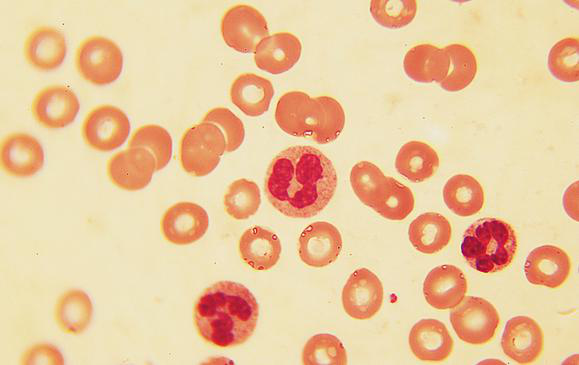
#> input picture lesson11/1.png, 579 x 365 px
$ python Analysis.py   (older library calls are emulated)
#> lines starting #> are read from the running program, lines starting #| are printed output that depends on the picture; after the words box and inside, x2 and y2 are one past the last pixel; in counts of white or black regions, pixels touching at a corner belong together
from moudle import *
def show_analysis(img1):
#    img1=imread('1.png',True)
#    edge=sobel(img1.astype(np.int))
    #阈值操作
    lst=np.array([1]*200+[0]*55)
    img1=lst[img1.astype(np.int32)]
    #填充洞
    binary_fill_holes(img1,output=img1)

    #标记并面积过滤
    img2=img1
    label(img1,generate_binary_structure(2, 1),output=img2)
    ls= regionprops(img2)
    lst=np.array([0]*(len(ls)+1))
    #面积以及偏心率过滤
    for i in ls:
        if i.area<1200: lst[i.label]=0
        else: lst[i.label]=i.label
    img1=lst[img2.astype(np.int32)]
    #去除了后label还是不变，重新label
    label(img1,generate_binary_structure(2, 1),output=img2)
    return img2
if __name__ == "__main__":
    fig1=plt.figure('show')
    img1=imread('1.png',True)
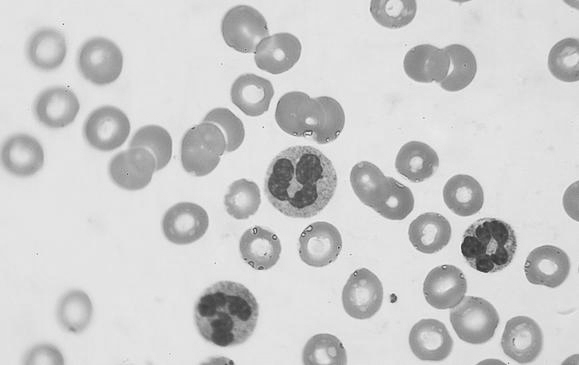
#> img1: shape (365, 579) float32; min 45.17, max 244.9, mean 206
    img2 =np.zeros_like(img1).astype(np.int16)
    img2=show_analysis(img1)
#> in show_analysis, `img1=lst[img1.astype(np.int32)]`:
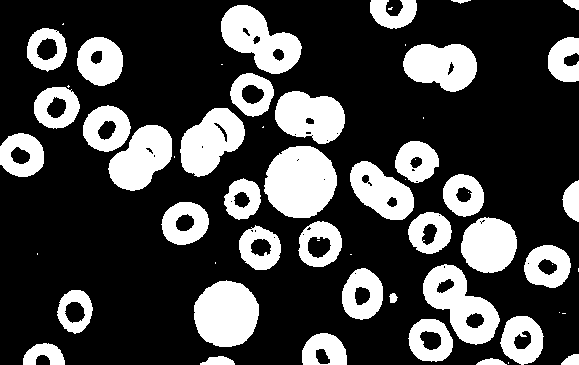
#> img1: shape (365, 579) int64; values 0 (black) and 1 (white), 26.8% white; 59 white regions (20 under 20 px), largest, box (x1, y1, x2, y2) and area: (264, 146, 337, 218) 4059, (194, 280, 259, 347) 3395, (221, 5, 302, 74) 3088
#> in show_analysis, `binary_fill_holes(img1,output=img1)`:
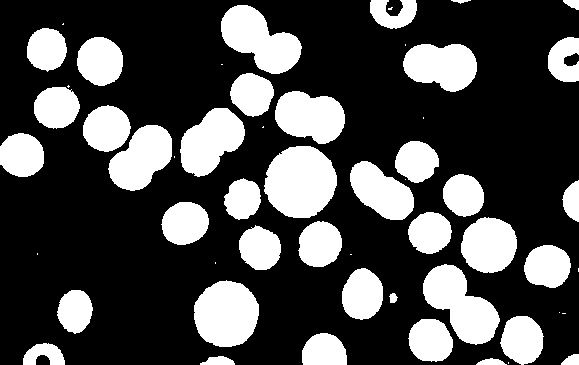
#> img1: shape (365, 579) int64; values 0 (black) and 1 (white), 29.3% white; 55 white regions (16 under 20 px)
#> in show_analysis, `label(img1,generate_binary_structure(2, 1),output=img2)`:
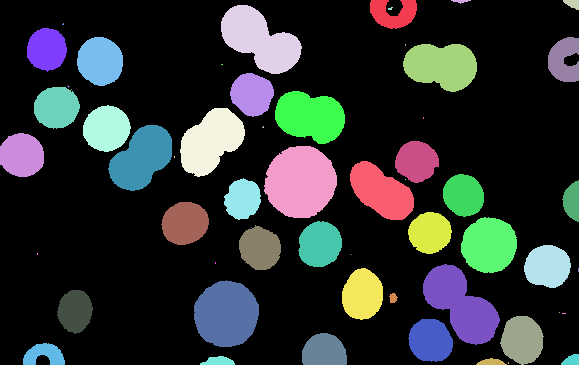
#> img1: shape (365, 579) int64; 58 distinct labels, from 0 to 57; one colour per label, 0 black
#> in show_analysis, `ls= regionprops(img2)`: ls = 57 regions; largest, box (x1, y1, x2, y2) and area: (264, 146, 337, 218) 4062, (423, 264, 500, 345) 3395, (194, 280, 259, 347) 3395, (221, 5, 302, 74) 3249, (180, 108, 245, 177) 2893
#> in show_analysis, `lst=np.array([0]*(len(ls)+1))`: lst = 58 values from 0 to 0
#> the loop in show_analysis, `for i in ls:` made 57 passes
#> after the loop in show_analysis, `for i in ls:`: lst = 58 values, max 51 at index 51, min 0 at index 0, mean 12.05
#> in show_analysis, `img1=lst[img2.astype(np.int32)]`:
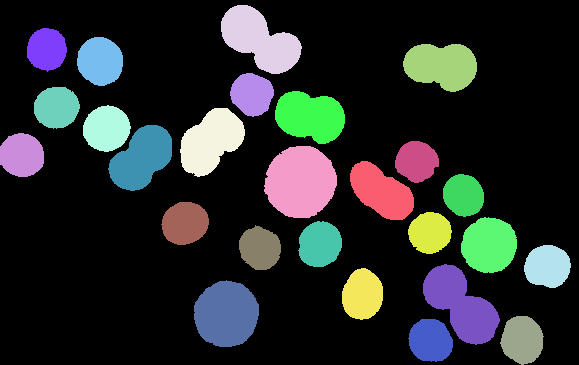
#> img1: shape (365, 579) int64; 27 distinct labels, from 0 to 51; one colour per label, 0 black
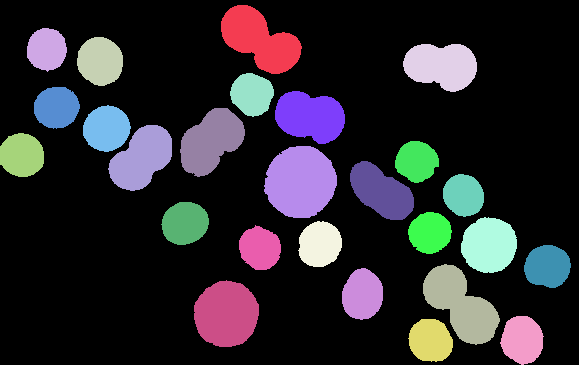
#> img2: shape (365, 579) int64; 27 distinct labels, from 0 to 26; one colour per label, 0 black
    plt.subplot(121)
    plt.imshow(img1,cmap='gray')
    plt.subplot(122)
    plt.imshow(img2)
    plt.show()
